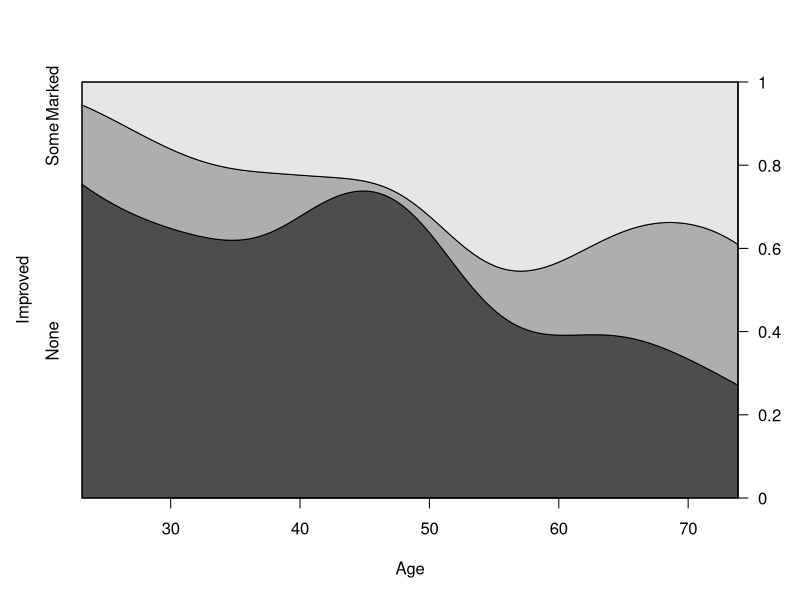
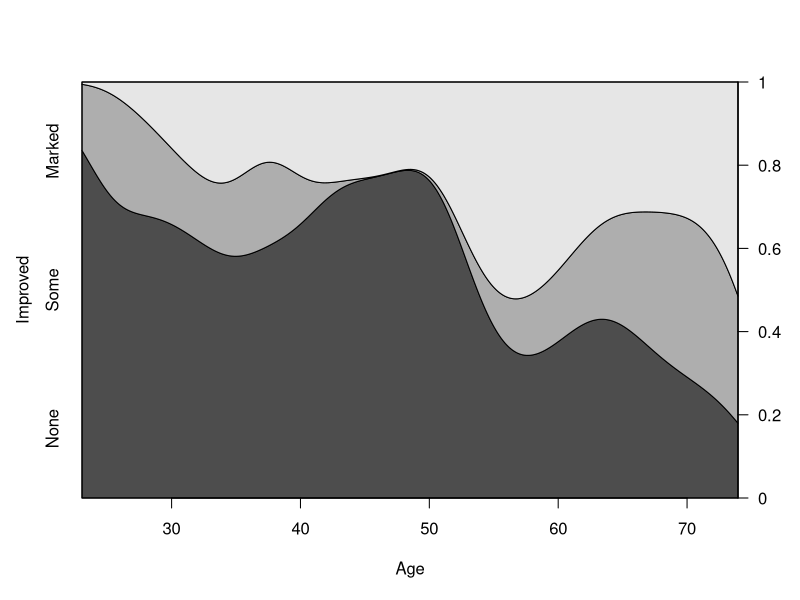
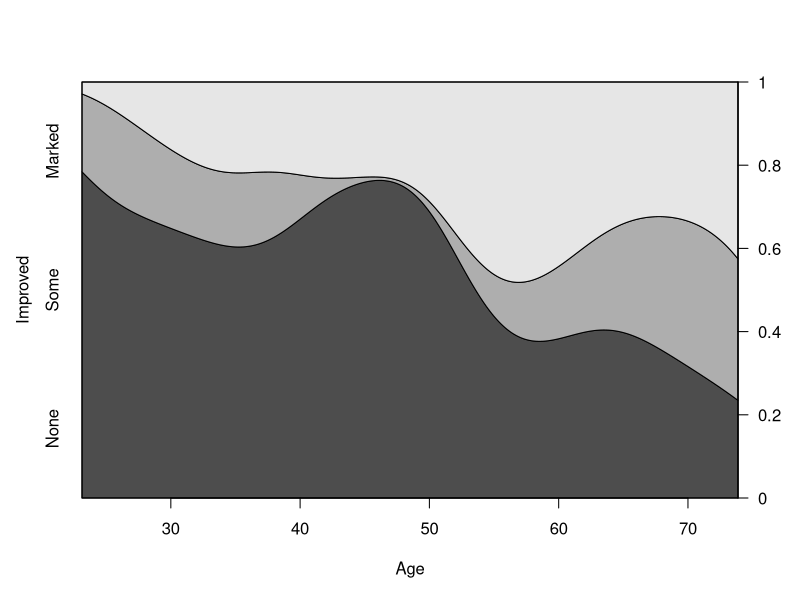
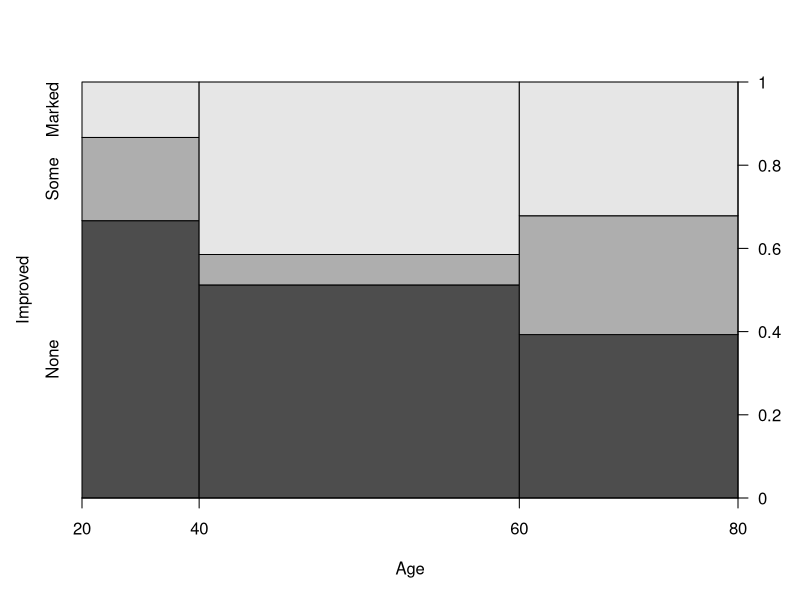
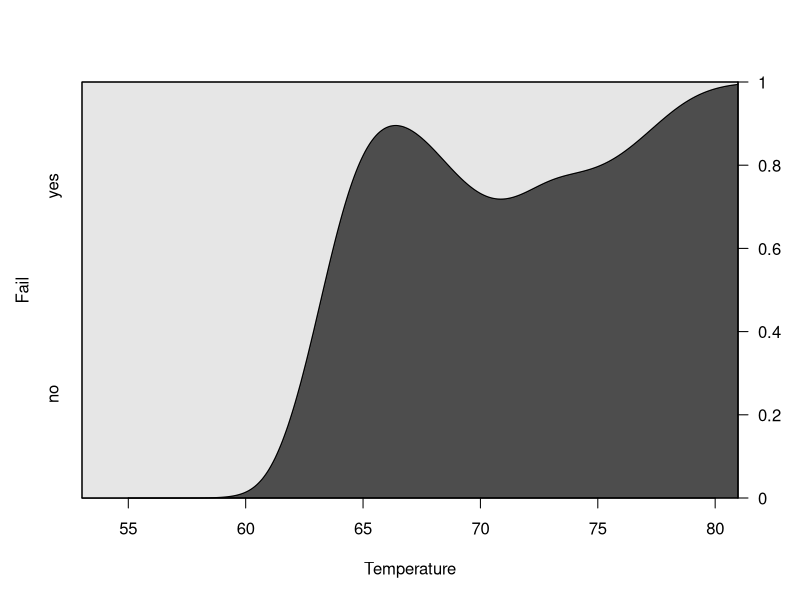
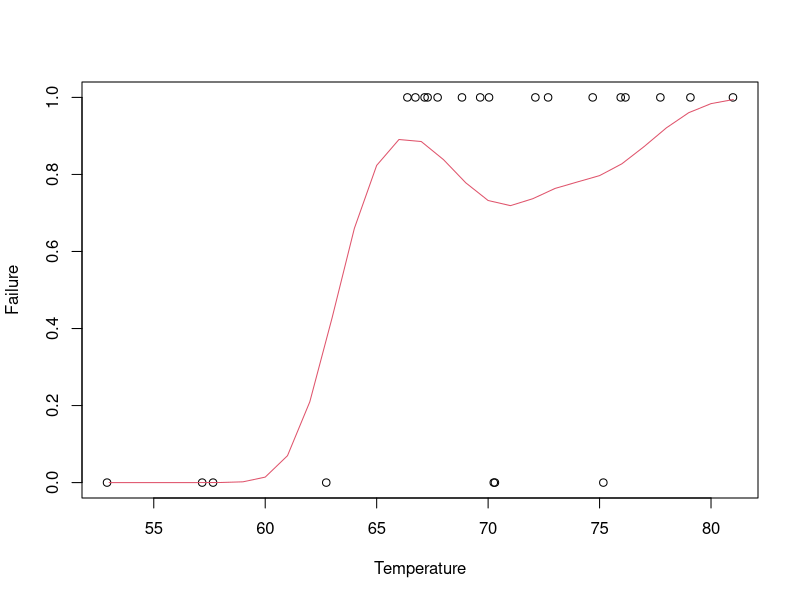

These charts were generated, in order, by the following R code:
library(vcd)


### Name: cd_plot
### Title: Conditional Density Plots
### Aliases: cd_plot cd_plot.default cd_plot.formula
### Keywords: hplot

### ** Examples

## Arthritis data
data("Arthritis")
cd_plot(Improved ~ Age, data = Arthritis)
cd_plot(Improved ~ Age, data = Arthritis, bw = 3)
cd_plot(Improved ~ Age, data = Arthritis, bw = "SJ")
## compare with spinogram
spine(Improved ~ Age, data = Arthritis, breaks = 3)

## Space shuttle data
data("SpaceShuttle")
cd_plot(Fail ~ Temperature, data = SpaceShuttle, bw = 2)

## scatter plot with conditional density
cdens <- cd_plot(Fail ~ Temperature, data = SpaceShuttle, bw = 2, plot = FALSE)
plot(I(-1 * (as.numeric(Fail) - 2)) ~ jitter(Temperature, factor = 2), data = SpaceShuttle,
  xlab = "Temperature", ylab = "Failure")
lines(53:81, cdens[[1]](53:81), col = 2)
